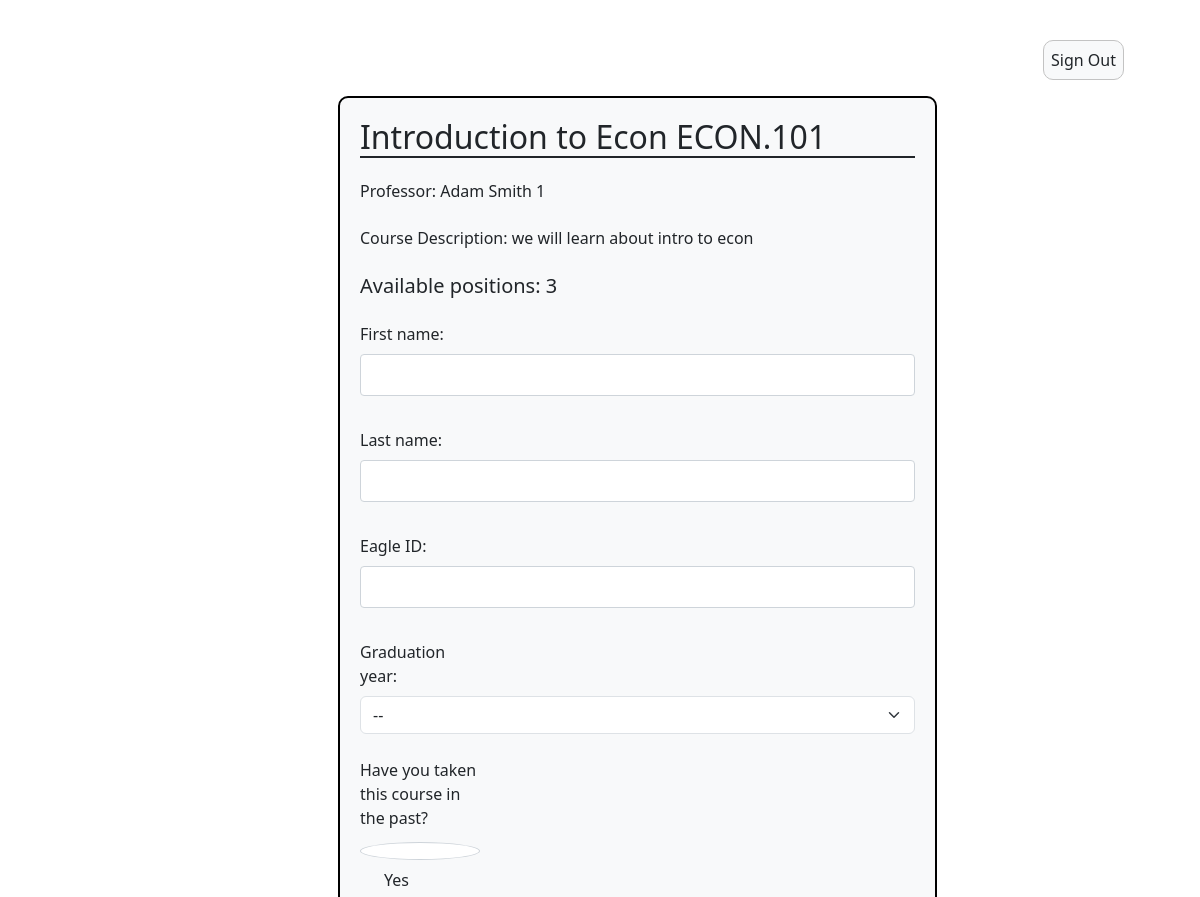
The page /apply_course/1/ (upper part) on the database as committed earlier.
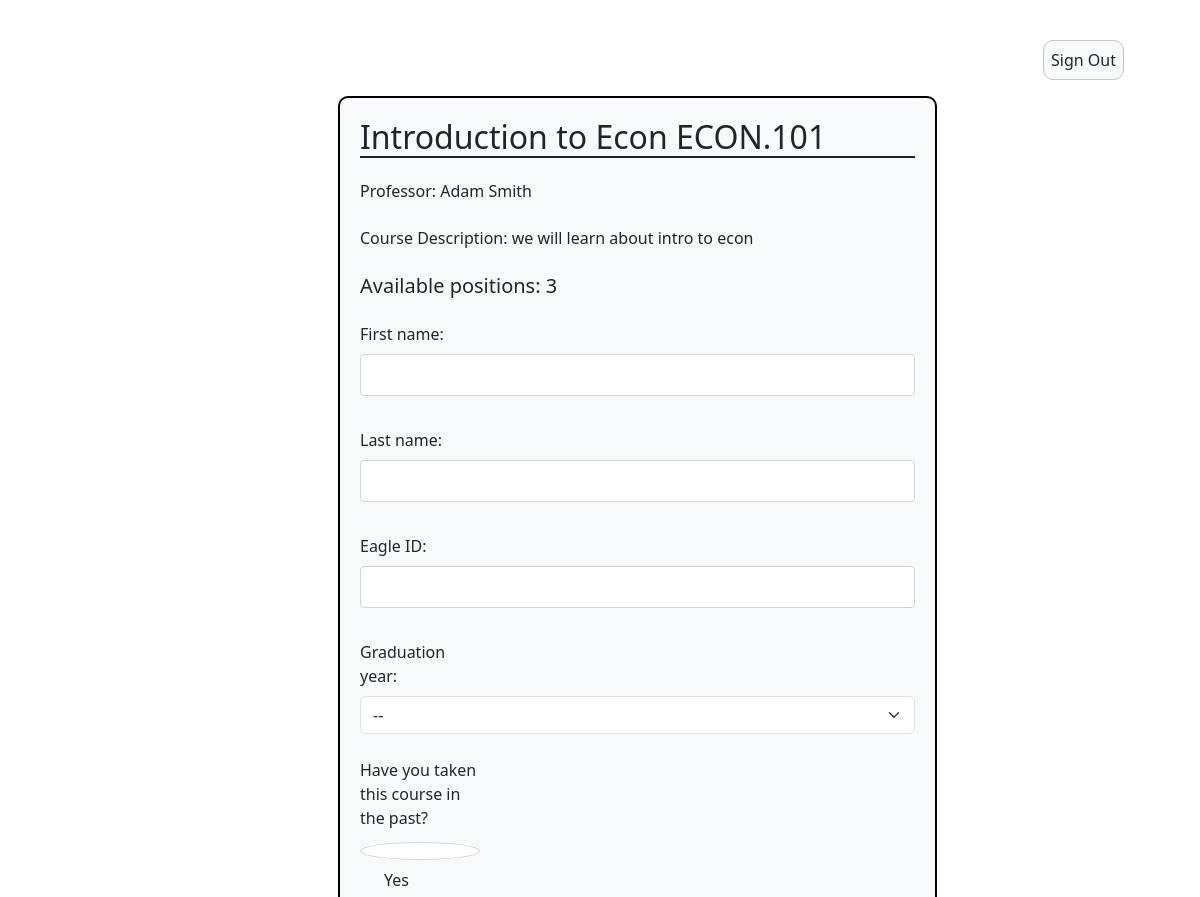
The same page on the database as committed later.
### InstructorAddCourse/models.py (models this page shows)
class InstructorAddCourse(models.Model):
	course_name = models.CharField(max_length=255)
	course_number = models.CharField(max_length=255)
	course_instructor = models.CharField(max_length=255)
	description = models.CharField(max_length=800)
	total_time_commitment = models.DecimalField(max_digits=2, decimal_places=0, validators=[MinValueValidator(0)], default=0)
	has_discussion = models.CharField(choices=[('yes', 'Yes'),('no', 'No')], max_length=50, default='')
	num_ta_needed = models.DecimalField(max_digits=2, decimal_places=0, validators=[MinValueValidator(0)], default=0)
	curr_num_ta = models.IntegerField(default=0)
	graded_meeting = models.CharField(choices=[('yes', 'Yes'),('no', 'No')], max_length=50, default='')
	office_hours = models.DecimalField(max_digits=2, decimal_places=0, validators=[MinValueValidator(0)], default=0)
	other_info = models.CharField(max_length=800, default=None)
	term = models.CharField(default=get_default_term(), max_length=100)

### studentSummary/views.py (the view)
# urls.py: path("apply_course/<int:course_id>/", apply_course, name="apply_course"),
def apply_course(request, course_id):
    course = get_object_or_404(InstructorAddCourse, id=course_id)
    print("HELLO I AM RIGHT HERE")
    if request.method == 'POST':
        form = ApplicationForm(request.POST)
        if form.is_valid():
            user = CustomUser.objects.get(id=request.user.id)
            if user.can_apply():
                user.increment_applications()
                user.save()
                form.save()
                return render(request, 'success.html')
        else:
            print("HI I AM RIGHT HERE in the error block")
            print(form.errors)
            return render(request, 'application.html', {'form': form, 'course': course})
    else:
        print("HI I AM RIGHT HERE IN THE OUTERMOST ELSE BLOCK")
        form = ApplicationForm()
        return render(request, 'application.html', {'form': form, 'course': course})

### templates/application.html (shortened to what this page needs)
<!DOCTYPE html>
{% extends 'appbase.html' %} {% block content %} {% load static %}
<html>
  <head>
    <link rel="stylesheet" href="{% static 'application.css' %}" />
  </head>
  <body>
    <div class="container">
      <div class="row">
        <div class="col offset-md-3">
          <div class="form-group">
              <form method="post">
                <h2 class="border-bottom border-2 border-dark mb-4">
                  {{ course.course_name }} {{ course.course_number }}
                </h2>
                <h6 class="mb-4">
                  Professor: {{ course.course_instructor}}
                </h6>
                <p class="mb-4">
                  Course Description: {{ course.description }}
                </p>
                <h5 class="mb-4">
                  Available positions: {{course.num_ta_needed}}
                </h5>
                <div class="form-group mb-4">
                  {{ form.first_name.label_tag }} {{ form.first_name }}
                </div>
                <div class="form-group mb-4">
                  {{ form.last_name.label_tag }} {{ form.last_name }}
                </div>
                <div class="form-group mb-4">
                  {{ form.eagle_id.label_tag }} {{ form.eagle_id }}
                </div>
                <div class="form-group mb-4">
                  {{ form.grad.label_tag }} {{ form.grad }}
                </div>
                <div class="form-group mb-4">
                  {{ form.past_course.label_tag }} {% for radio in form.past_course %}
                  <div class="form-check">{{ radio }}</div>
                  {% endfor %}
                </div>
              </form>
            </div>
        </div>
      </div>
    </div>
  </body>
</html>
{% endblock %}

Rows that differ between the two databases and show on the page:
changed InstructorAddCourse "Introduction to Econ": course_instructor "Adam Smith 1" → "Adam Smith"
